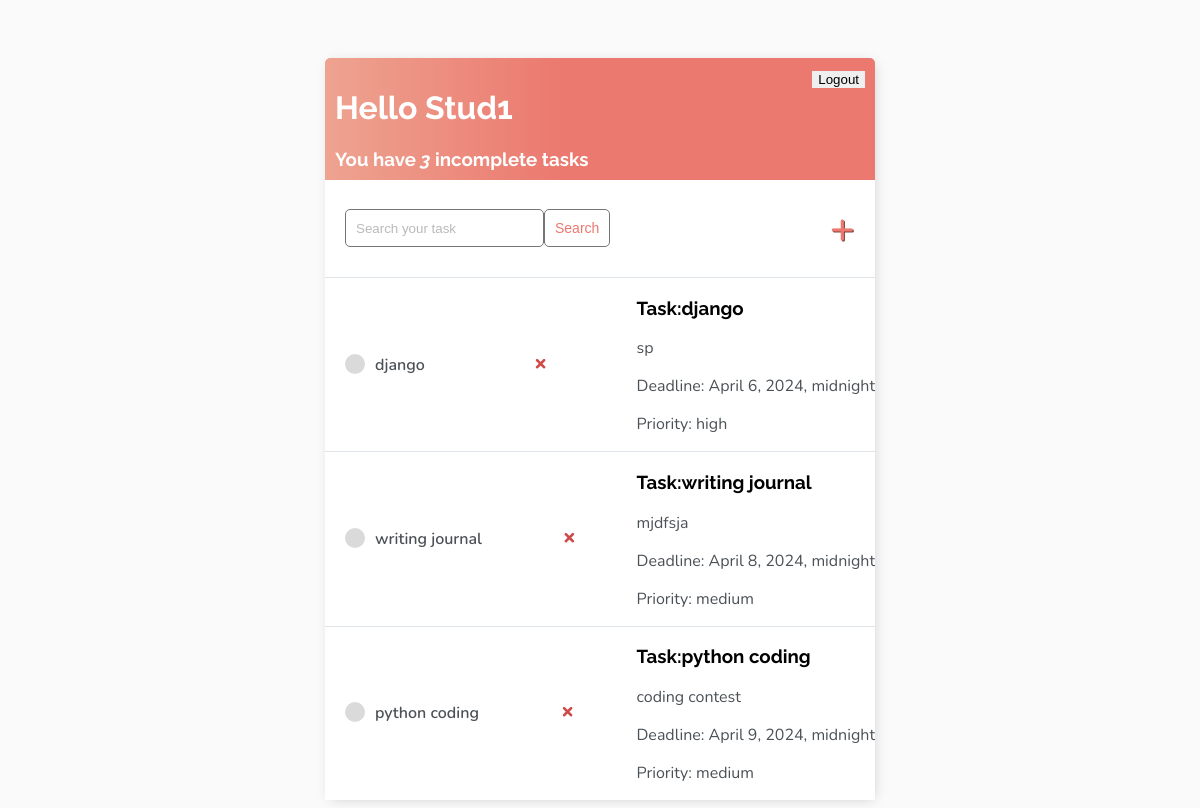
Before: / (signed in) with the older database file.
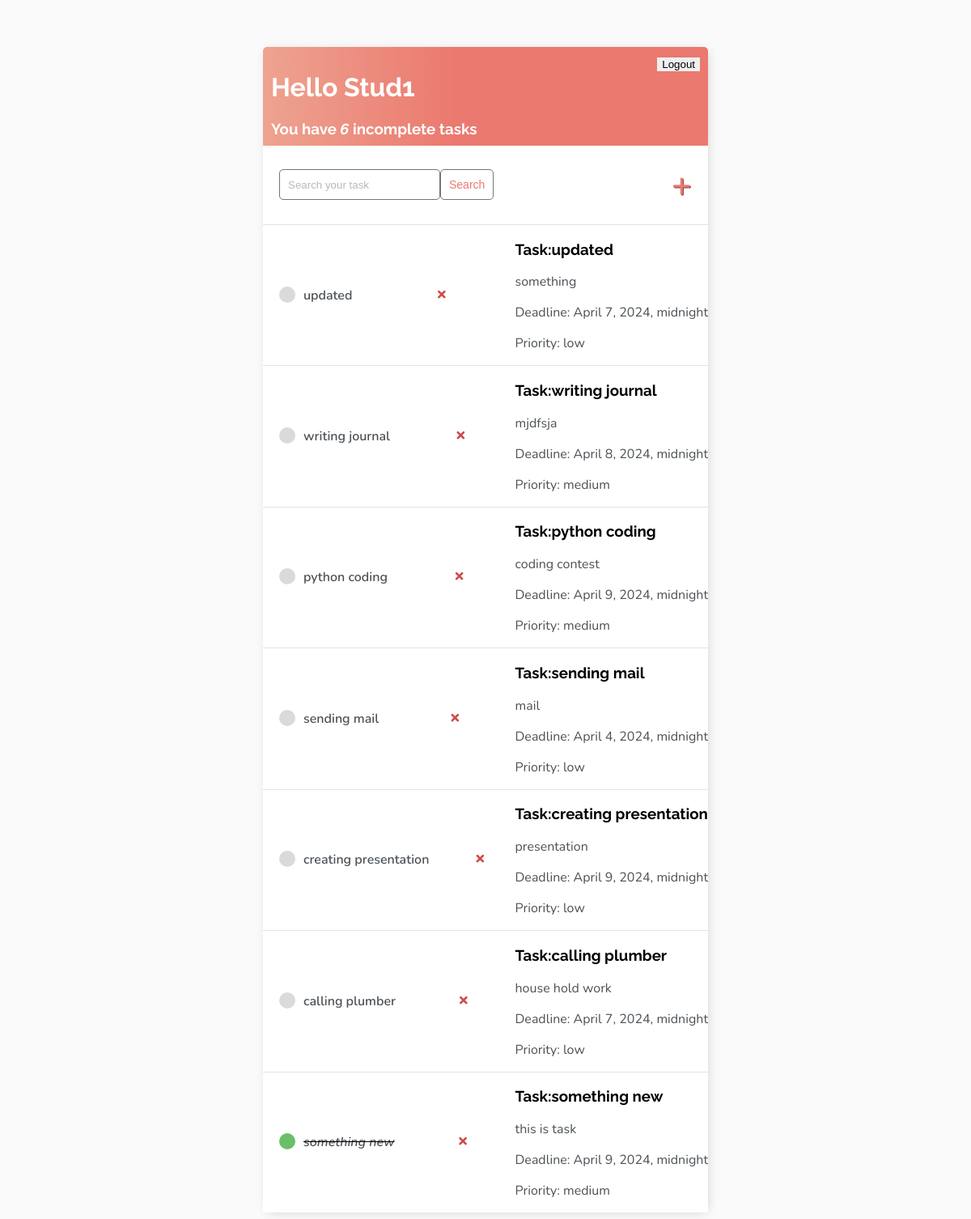
After: the same page with the newer database file.
### base/models.py (models this page shows)
class Task(models.Model):
    user = models.ForeignKey(User, on_delete=models.CASCADE, null=True, blank=True)
    PRIORITY_CHOICES = [
        ('low', 'Low'),
        ('medium', 'Medium'),
        ('high', 'High'),
    ]
    title = models.CharField(max_length=200)
    description = models.TextField(null=True, blank=True)
    deadline = models.DateTimeField(default=timezone.now() + timezone.timedelta(days=1))  # Set default to one day from now
    priority = models.CharField(max_length=10, choices=PRIORITY_CHOICES, default='low')
    complete = models.BooleanField(default=False)
    created = models.DateTimeField(auto_now_add=True)
    def __str__(self):
        return self.title
    class Meta:
        order_with_respect_to = 'deadline'

### base/views.py (the view)
# urls.py: path('', TaskList.as_view(), name='tasks'),
class TaskList(LoginRequiredMixin, ListView):
    model = Task
    context_object_name = 'tasks'
    def get_context_data(self, **kwargs):
        context = super().get_context_data(**kwargs)
        context['tasks'] = context['tasks'].filter(user=self.request.user)
        context['count'] = context['tasks'].filter(complete=False).count()
        search_input = self.request.GET.get('search-area') or ''
        if search_input:
            context['tasks'] = context['tasks'].filter(
                title__contains=search_input)
        context['search_input'] = search_input
        return context

### base/templates/base/task_list.html (shortened to what this page needs)
{% extends 'base/main.html' %}
{% block content %}
<div class="header-bar">
    <div>
        <h1>Hello {{request.user|title}}</h1>
        <h3 style="margin:0">You have <i>{{count}}</i> incomplete task{{ count|pluralize:"s" }}</h3>
    </div>
    {% if request.user.is_authenticated %}
    <form action="{% url 'logout'%}" method="post">
        <input type="submit" value="Logout">
    </form>
    {% else %}
    <a href="{% url 'login' %}">Login</a>
    {% endif %}
</div>
<div id="search-add-wrapper">
    <form method="GET" style="display: flex;">
        <input type='text' name='search-area' placeholder="Search your task" value="{{search_input}}">
        <input class="button" type="submit" value='Search'>
    </form>
    {% if tasks|length > 0 %}
    <a id="add-link" href="{% url 'task-create' %}">&#x2b;</a>
    {% endif %}
</div>
<div id="tasklist" class="task-items-wrapper">
    {% for task in tasks %}
    <div class="task-wrapper" data-position="{{task.pk}}">
        <div class="task-title">
            {% if task.complete %}
            <div class="task-complete-icon"></div>
            <i><s><a href="{% url 'task-update' task.id %}">{{task}}</a></s></i> {% else %}
            <div class="task-incomplete-icon"></div>
            <a href="{% url 'task-update' task.id %}">{{task}}</a> {% endif %}
        </div>
        <div class="task-controls">
            <a class="delete-link" href="{% url 'task-delete' task.id %}">&#215;</a>
        </div>
        <div class="task {% if task.deadline < now and not task.complete %} overdue {% endif %}">
            <h3>Task:{{ task.title }}</h3>
            <p>{{ task.description }}</p>
            <p>Deadline: {{ task.deadline }}</p>
            <p>Priority: {{ task.priority }}</p>
        </div>
    </div>
    {% empty %}
    <div style="text-align: center; padding-bottom: 10px; line-height: 1em;">
        <h3>No new tasks are created.</h3>
        <h3>Create a <a style="text-decoration: none; color: #e53935;" href="{% url 'task-create' %}">New task</a> ! </h3>
    </div>
    {% endfor %}
</div>
{% endblock content %}

Changed rows visible on the page:
changed Task: title "django" → "updated"; description "sp" → "something"; deadline "April 6, 2024, midnight" → "April 7, 2024, midnight"; priority "high" → "low"
added Task: title "sending mail", description "mail", deadline "April 4, 2024, midnight", priority "low"
added Task: title "creating presentation", description "presentation", deadline "April 9, 2024, midnight", priority "low"
added Task: title "calling plumber", description "house hold work", deadline "April 7, 2024, midnight", priority "low"
added Task: title "something new", description "this is task", deadline "April 9, 2024, midnight", priority "medium"
Other visible differences:
{{ count }}: "3" → "6"
